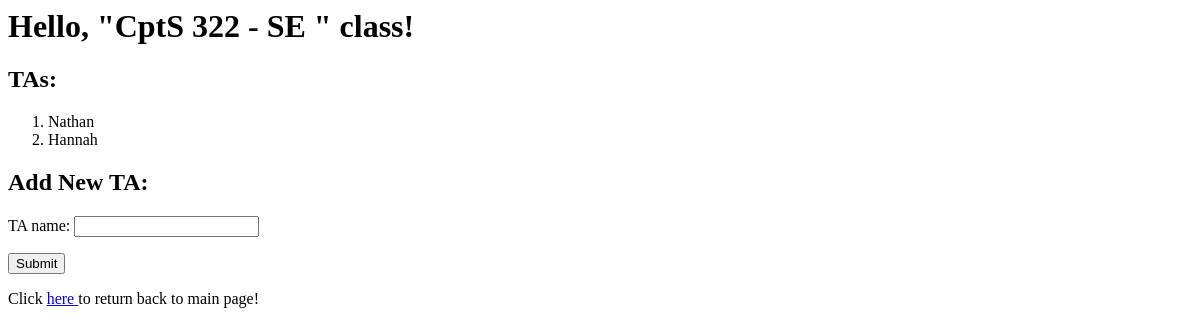
The app's page /course/2, older data.
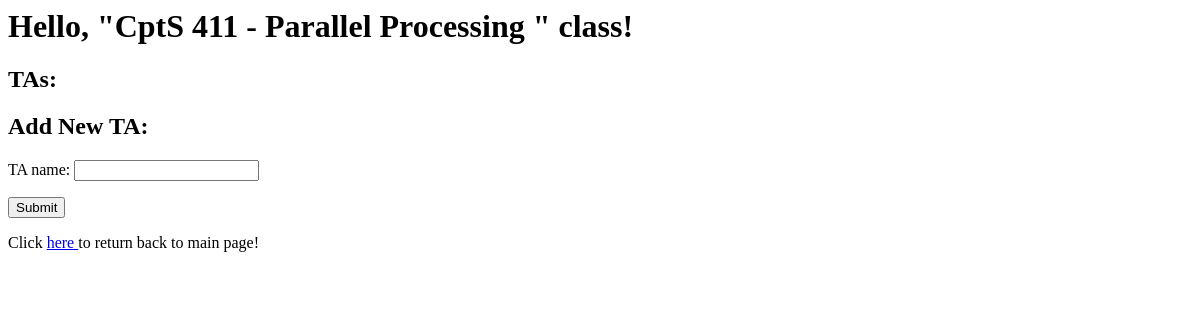
The same page, newer data.
### app/models.py (models this page shows, shortened)
class Course(db.Model):
    __tablename__ = 'course'
    id = db.Column(db.Integer, primary_key=True)
    coursenum = db.Column(db.String(3))
    title = db.Column(db.String(150))
    major = db.Column(db.String(20))
    roomid = db.Column(db.Integer,db.ForeignKey('room.id'))
    tas = db.relationship(
        'TeachingAssistant', secondary=assigned,
        primaryjoin=(assigned.c.course_id == id), lazy='dynamic', overlaps="courses")
    def all_tas(self):
        return self.tas

class TeachingAssistant(db.Model):
    __tablename__ = 'teachingassistant'
    id = db.Column(db.Integer, primary_key = True)
    ta_name =  db.Column(db.String(100))
    courses = db.relationship(
        'Course', secondary=assigned,
        primaryjoin=(assigned.c.ta_id == id), lazy='dynamic', overlaps="tas")

### app/routes.py (the view, shortened to what this page needs)
@app.route('/course/<courseid>', methods = ['GET', 'POST'])
def course(courseid):
    form = TAForm()
    thecourse = Course.query.filter_by(id = courseid).first()
    return render_template('course.html', form = form, current_course = thecourse)

### app/forms.py
class TAForm(FlaskForm):
    ta_name = StringField(label= "TA name:", validators=[DataRequired()])
    submit = SubmitField('Submit')

### app/routes.py (called while the page is built)
@app.before_request
def initDB(*args, **kwargs):
    if app.got_first_request:
        db.create_all()
        allrooms = [{'building' : 'EME', 'roomNumber' : 'B46', 'capacity' : 60},
                    {'building' : 'Sloan', 'roomNumber' : '175', 'capacity' : 100},
                    {'building' : 'Sloan', 'roomNumber' : '150', 'capacity' : 80}]
        if Room.query.count() == 0:
            for room in allrooms:
                theroom = Room (building = room['building'],roomNumber=room['roomNumber'], capacity = room['capacity'] )
                db.session.add(theroom)
                db.session.commit()

### app/templates/course.html (shortened to what this page needs)
<h1>Hello, "{{current_course.major}} {{current_course.coursenum}} - {{current_course.title}} " class!</h1>
<h2>TAs:</h2>
    <ol>
      {% for ta in current_course.all_tas() %}
        <li>
            {{ta.ta_name}}
        </li>
      {% endfor %}
    </ol>
<h2>Add New TA:</h2>
    <form method="POST">
      <p>{{ form.ta_name.label}}
         {{ form.ta_name()}}
      </p>
    <p>{{ form.submit()}}</p>
    </form>
<p>Click <a href=" {{url_for('index')}}"> here </a> to return back to main page!</p>

Row changes from the older to the newer data that the page shows:
no longer on this page (row edited): TeachingAssistant: ta_name "Nathan"
no longer on this page (row edited): TeachingAssistant: ta_name "Hannah"
changed Course "CptS": coursenum "322" → "411"; title "SE" → "Parallel Processing"
